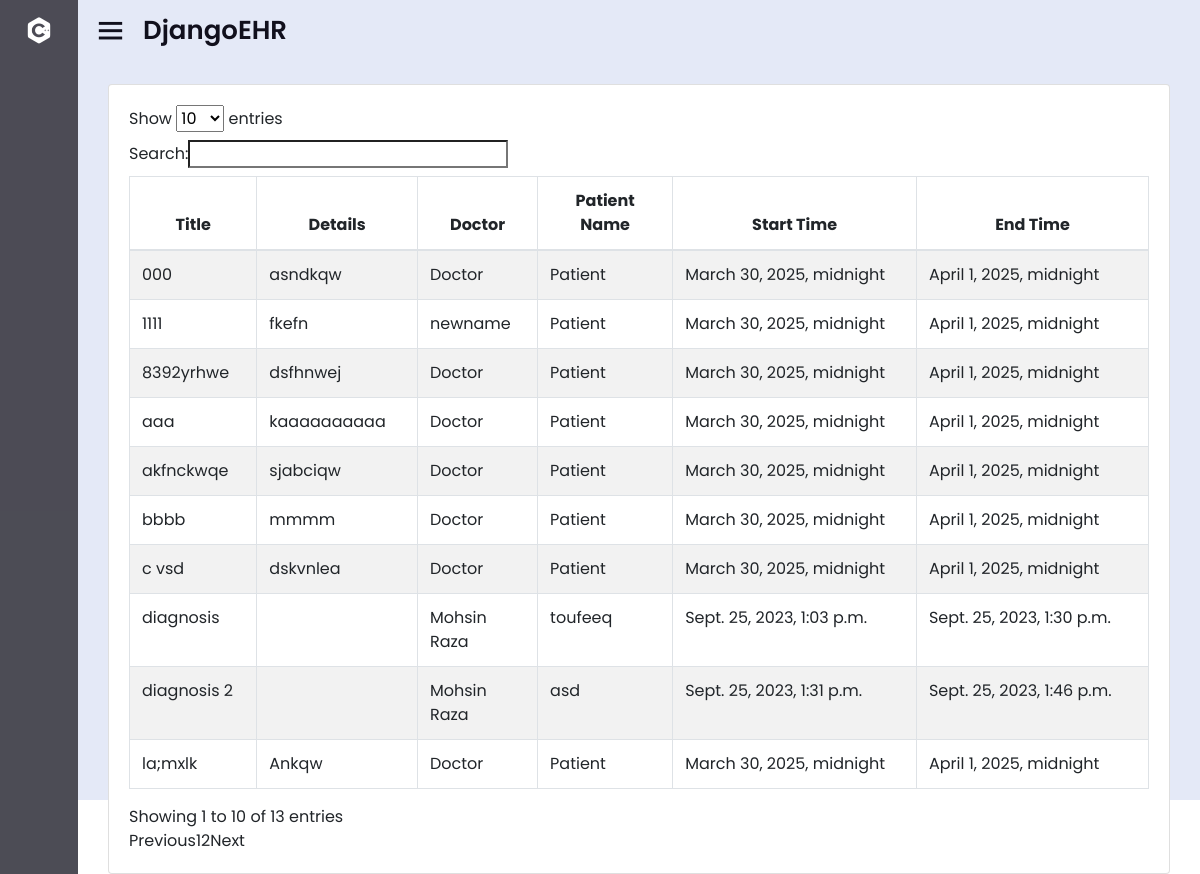
Page /doctor_appointment_view/ on the earlier database version.
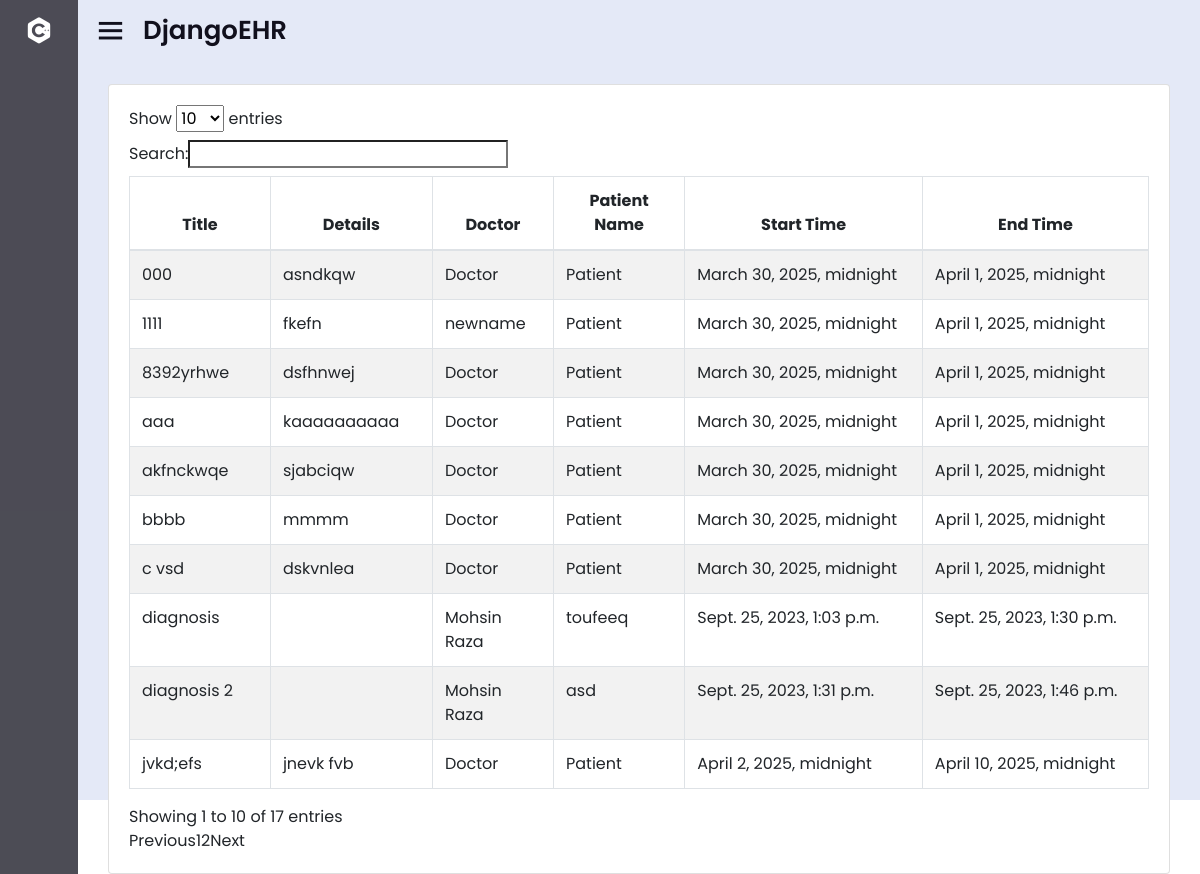
Same page on the later database version.
### patient/models.py (models this page shows, shortened)
class Appointment(models.Model):
    patient = models.ForeignKey(Patient, on_delete=models.CASCADE)
    doctor = models.ForeignKey(Doctor, on_delete=models.CASCADE)
    title = models.CharField(max_length=100)
    statut = models.CharField(max_length=20, choices=[('en_attente', 'En attente'), ('confirme', 'Confirmé'), ('annule', 'Annulé')], default='en_attente')
    start_datetime = models.DateTimeField()
    end_datetime = models.DateTimeField()
    detail = models.TextField()
    hospital = models.ForeignKey(Hospital, on_delete=models.CASCADE)
    statut = models.CharField(
    max_length=20,
    choices=[
        ('en_attente', 'En attente'),
        ('confirme', 'Confirmé'),
        ('refuse', 'Refusé')
    ],
    default='en_attente'
    )

class Doctor(models.Model):
    user = models.OneToOneField(User, on_delete=models.CASCADE, null=True, blank=True)
    SPECIALISATIONS = [
        ('generaliste', 'Généraliste'),
        ('radiologue', 'Radiologue'),
        ('laborantin', 'Laborantin'),
        ('cardiologue', 'Cardiologue'),
        ('dermatologue', 'Dermatologue'),
        ('endocrinologue', 'Endocrinologue'),
        ('gastroenterologue', 'Gastro-entérologue'),
        ('gynecologue', 'Gynécologue'),
        ('neurologue', 'Neurologue'),
        ('ophtalmologue', 'Ophtalmologue'),
        ('orthopediste', 'Orthopédiste'),
        ('otorhinolaryngologiste', 'ORL (Oto-rhino-laryngologiste)'),
        ('pediatre', 'Pédiatre'),
        ('psychiatre', 'Psychiatre'),
        ('pneumologue', 'Pneumologue'),
        ('rhumatologue', 'Rhumatologue'),
        ('urologue', 'Urologue'),
        ('anesthesiste', 'Anesthésiste'),
        ('oncologue', 'Oncologue'),
        ('hematologue', 'Hématologue'),
        ('medecin_du_travail', 'Médecin du Travail'),
        ('medecin_urgentiste', 'Médecin Urgentiste'),
    ]
    specialization = models.CharField(max_length=100, choices=SPECIALISATIONS, default='generaliste')
    name = models.CharField(max_length=100, null=True, blank=True)
    gender = models.CharField(max_length=100, null=True, blank=True)
    license_number = models.CharField(max_length=50, null=True, blank=True)
    contact_number = models.CharField(max_length=20, null=True, blank=True)
    bio = models.TextField(null=True, blank=True)
    hospital = models.OneToOneField(Hospital, on_delete=models.CASCADE, null=True, blank=True)
    def __str__(self):
        return self.name or "Doctor"

class Patient(models.Model):
    user = models.OneToOneField(User, on_delete=models.CASCADE, null=True, blank=True)
    username = models.CharField(max_length=100, blank=True, null=True)
    date_of_birth = models.DateField(blank=True, null=True)
    address = models.TextField()
    medical_history = models.TextField(blank=True)
    email = models.EmailField(blank=True, null=True)
    MRN = models.CharField(max_length=20, unique=True, null=True)
    def __str__(self):
        return self.username or "Patient"

### patient/views.py (the view)
# urls.py: path('doctor_appointment_view/', views.doctor_appointment_view, name='doctor_appointment_view'),
def doctor_appointment_view(request):
    user = request.user  # This should be a logged-in doctor user
    try:
        doctor = Doctor.objects.get(name=user)
    except Doctor.DoesNotExist:
        doctor = None  # Handle the case where there is no matching doctor
    if doctor:
        appointments = Appointment.objects.filter(doctor=doctor)
        return render(request, 'patient/doctor_appointment_view.html', {'appointments': appointments})
    else:
        appointments = Appointment.objects.all()
        return render(request, 'patient/doctor_appointment_view.html', {'appointments': appointments})

### patient/templates/patient/doctor_appointment_view.html (shortened to what this page needs)
{% extends "patient/base.html" %}
{% block content %}
{% block extrascripts %}
<link rel="stylesheet" href="https://cdnjs.cloudflare.com/ajax/libs/font-awesome/5.15.3/css/all.min.css">
<link rel="stylesheet" type="text/css" href="https://stackpath.bootstrapcdn.com/bootstrap/4.4.1/css/bootstrap.min.css">
<link rel="stylesheet" type="text/css" href="https://pixinvent.com/stack-responsive-bootstrap-4-admin-template/app-assets/css/bootstrap-extended.min.css">
<link rel="stylesheet" type="text/css" href="https://pixinvent.com/stack-responsive-bootstrap-4-admin-template/app-assets/fonts/simple-line-icons/style.min.css">
<link rel="stylesheet" type="text/css" href="https://pixinvent.com/stack-responsive-bootstrap-4-admin-template/app-assets/css/colors.min.css">
<link rel="stylesheet" type="text/css" href="https://pixinvent.com/stack-responsive-bootstrap-4-admin-template/app-assets/css/bootstrap.min.css">
{% endblock extrascripts %}
<br>
<div class="grey-bg container-fluid">
      <div class="col-12">
        <div class="card">
          <div class="card-content">
            <div class="card-body">
              <table id="example" class="table table-striped table-bordered" style="width:100%">
                <thead>
                    <tr style="text-align:center">
                      <th>Title</th>
                      <th>Details</th>
                      <th>Doctor</th>
                      <th>Patient Name</th>
                      <th>Start Time</th>
                      <th>End Time</th>
                    </tr>
                </thead>
                <tbody>
                    {% for x in appointments %}
                    <tr>
                        <td>{{ x.title }}</td>
                        <td>{{ x.detail }}</td>
                        <td>{{ x.doctor }}</td>
                        <td>{{ x.patient }}</td>
                        <td>{{ x.start_datetime }}</td>
                        <td>{{ x.end_datetime }}</td>
                    </tr>
                    {% endfor %}
                </tbody>
            </table>
            </div>
          </div>
        </div>
      </div>
    </div>
  </section>
{% endblock %}

Differences in the rows shown:
no longer on this page (row unchanged): Appointment: title "la;mxlk", detail "Ankqw", doctor "Doctor", patient "Patient", start_datetime "March 30, 2025, midnight", end_datetime "April 1, 2025, midnight"
added Appointment: title "jvkd;efs", detail "jnevk fvb", doctor "Doctor", patient "Patient", start_datetime "April 2, 2025, midnight", end_datetime "April 10, 2025, midnight"
Other differences:
text written by a page script: "Show entries Search: Showing 1 to 10 of 13 entries Previous 1 2 Next" → "Show entries Search: Showing 1 to 10 of 17 entries Previous 1 2 Next"
